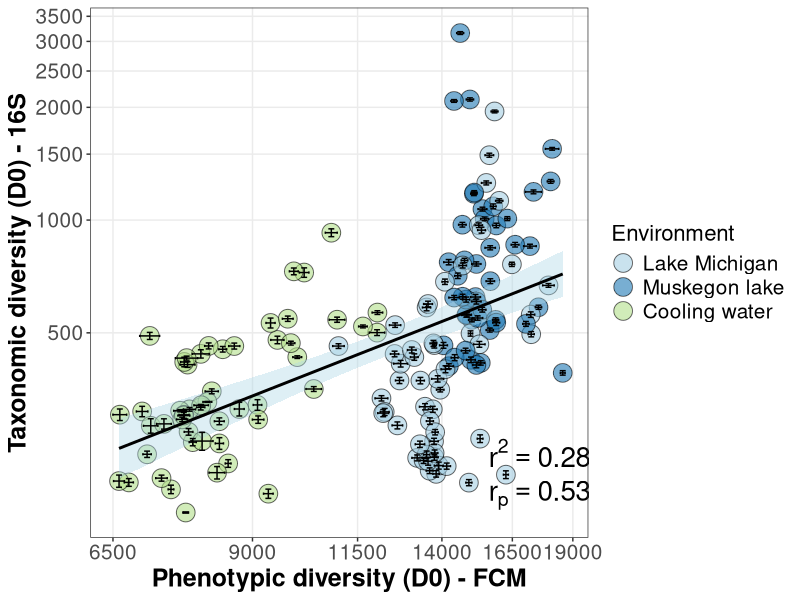
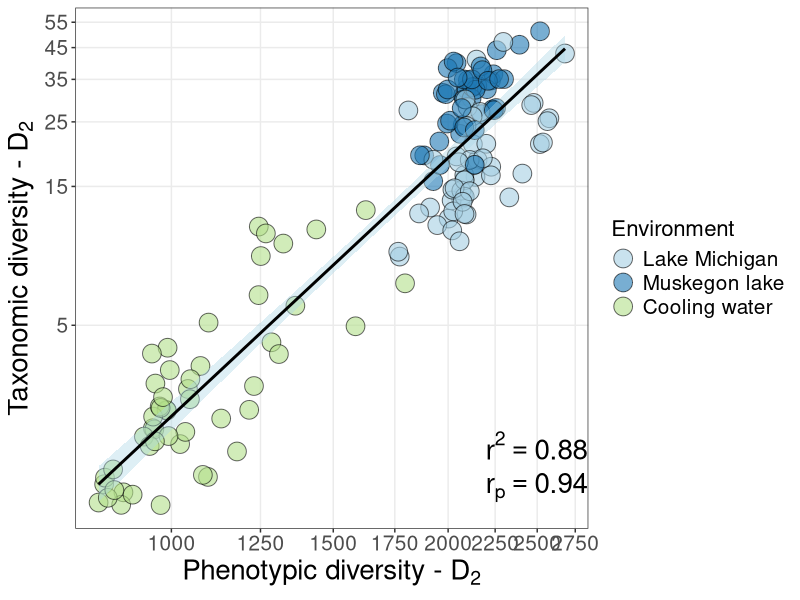
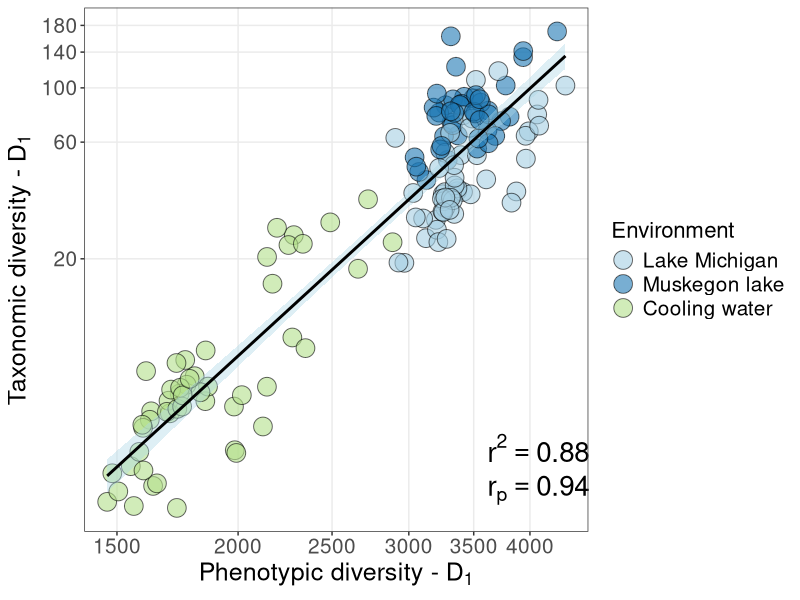
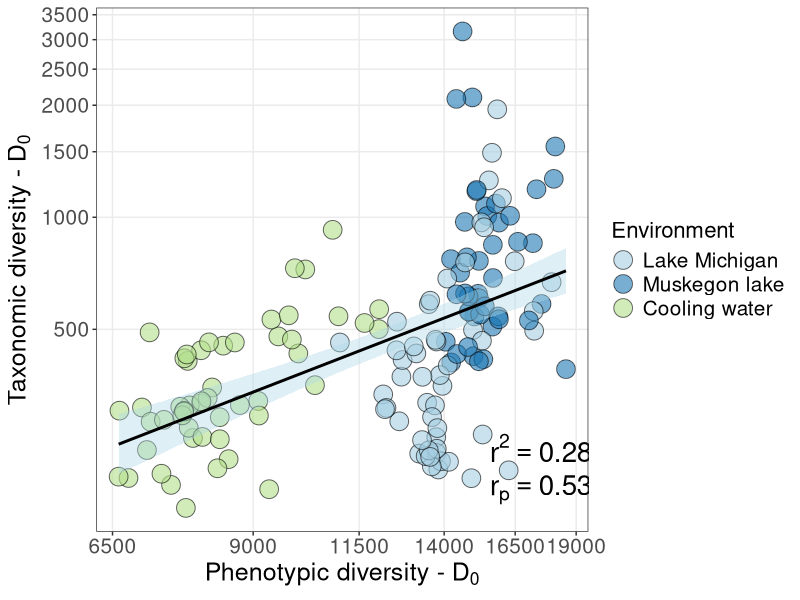
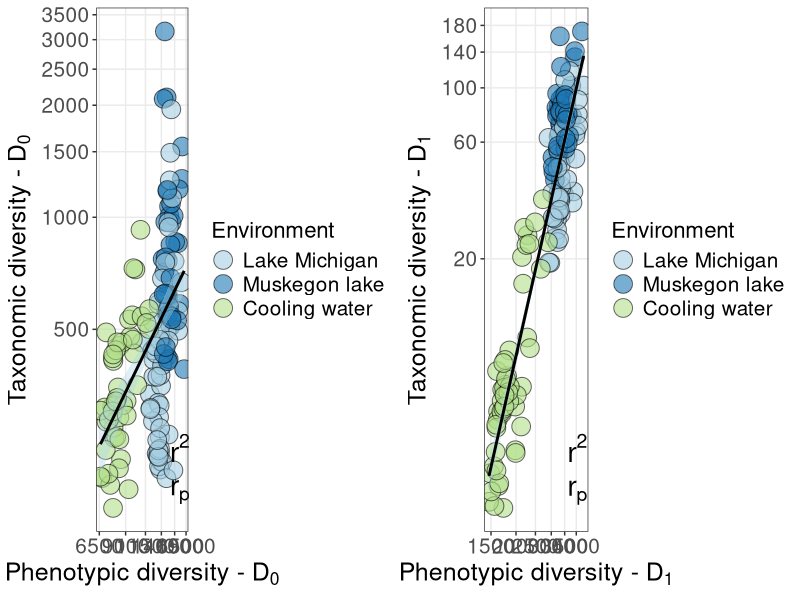

Write R code to recreate these figures, in order. (Note: this script raises an error after producing the figures.)
library("ggplot2")
library("dplyr")
library("plyr")
library("grid")
library("gridExtra")

div.FCM <- read.csv2("fcm.diversity_total.csv")
div.16S <- read.csv2("otu.diversity16S_F.csv")
metadata <- read.csv2("metadata.csv")
metadata <- metadata[metadata$Platform == "Accuri",]
metadata$Sample_fcm <- gsub(metadata$Sample_fcm, pattern="_rep.*", replacement="")
metadata <- do.call(rbind,by(metadata, INDICES = factor(metadata$Sample_fcm), 
                        FUN = unique))

### Calculate means + errors for FCM data
groupLevels <- factor(gsub(div.FCM$Sample_names, pattern="_rep.*", replacement="", fixed=FALSE))
means <- do.call(rbind,by(div.FCM[,c(3:5,9:11)], INDICES = groupLevels, 
                          FUN = colMeans))
errors1 <- do.call(rbind,by(div.FCM[,6:8], INDICES = groupLevels, 
                           FUN = function(x) sqrt(colSums(x^2))/ncol(x)))
errors2 <- do.call(rbind,by(div.FCM[,9:10], INDICES = groupLevels, 
                            FUN = function(x) apply(x,2,sd)))
colnames(errors2) <- c("counts.sd", "volume.sd")
div.FCM.merged <- data.frame(sample_fcm = rownames(means), cbind(means[,1:3], errors1, means[,4:6], errors2))
### Rename colnames
colnames(div.FCM.merged)[1:7] <- c("Sample_fcm","D0.fcm","D1.fcm","D2.fcm","sd.D0.fcm","sd.D1.fcm","sd.D2.fcm")

### Replace .renamed for MI13 data
div.16S$Sample <- gsub(div.16S$Sample, pattern=".renamed",replacement="",fixed=TRUE)

### Replace "-" from div.16S
div.16S$Sample <- gsub(div.16S$Sample, pattern="-", replacement="")

### Remove RNA samples
div.16S <- div.16S[sapply(as.character(div.16S$Sample), function(x) substr(x, nchar(x), nchar(x))) != "R",]

### Replace "D" of DNA samples by ""

### Merge data
data.16s <- inner_join(div.16S, metadata, by=c("Sample"="Sample_16S"))

### Join all data in one dataframe 
data.16s$Sample_fcm <- gsub(data.16s$Sample_fcm, pattern="_rep.*", replacement="")
data.total <- inner_join(div.FCM.merged, data.16s, by="Sample_fcm")
  
### Select samples with > 10000 counts
# data.total <- data.total[data.total$counts>10000,]

### remove outlier
# data.total <- data.total[data.total$D1.y>10,]

### Add data from previous publication (cooling water)
div.ref <- read.csv2("div.ref.merged.csv")

data.total.final <- rbind.fill(data.total, div.ref[, c(2,4:9)])
data.total.final[(nrow(data.total)+1):nrow(data.total.final), 14:23] <- div.ref[, c(10:19)]
data.total.final$Lake <- as.character(data.total.final$Lake)
data.total.final$Lake[is.na(data.total.final$Lake)] <- "Cooling water"
data.total.final$Lake <- factor(data.total.final$Lake, levels=c("Michigan","Muskegon","Cooling water"))
data.total.final$Lake <- revalue(data.total.final$Lake, c("Michigan"="Lake Michigan", "Muskegon"="Muskegon lake"))

### Get R squared
lm.F <- lm(log2(D2)~log2(D2.fcm), data=data.total.final)
summary(lm.F)$r.squared

### Prepare to plot r squared / pearson's correlation
my_grob = grobTree(textGrob(bquote(r^2 == .(round(summary(lm.F)$r.squared, 2))), x=0.8,  y=0.16, hjust=0,
                            gp=gpar(col="black", fontsize=20, fontface="italic")))
my_grob2 = grobTree(textGrob(bquote(r[p] == .(round(cor(y=log2(data.total.final$D2), x=log2(data.total.final$D2.fcm)), 2))), x=0.8,  y=0.08, hjust=0,
                            gp=gpar(col="black", fontsize=20, fontface="italic")))

### Plot D2
png("alpha-div_D2_FREE_log.png",width=7*1.65,height=5*1.5,res=500,units="in")
p5 <- ggplot(data=data.total.final,aes(x=D2.fcm,y=D2, fill=Lake))+ scale_fill_brewer(palette="Paired") +geom_point(shape=21,size=6,alpha=0.6,aes(fill=Lake))+
  theme_bw()+labs(y=expression('Taxonomic diversity - D'[2]),x=expression('Phenotypic diversity - D'[2]), fill="Environment")+
  theme(axis.text=element_text(size=15),axis.title=element_text(size=20,face="bold"),legend.text=element_text(size=15),legend.title=element_text(size=16),strip.text.x = element_text(size = 22))+
  scale_y_continuous(trans='log2', breaks = seq(5,60, 10),minor_breaks =NULL) +
  scale_x_continuous(trans='log2', breaks = seq(1000,4250,250),minor_breaks =NULL) +
  geom_smooth(method="lm",color="black",fill="lightblue",formula=y~x)+
  annotation_custom(my_grob)+
  annotation_custom(my_grob2)
print(p5)
dev.off()

### Get R squared
lm.F <- lm(log2(D1)~log2(D1.fcm), data=data.total.final)
summary(lm.F)$r.squared


### Prepare to plot r squared / pearson's correlation
my_grob = grobTree(textGrob(bquote(r^2 == .(round(summary(lm.F)$r.squared, 2))), x=0.8,  y=0.16, hjust=0,
                            gp=gpar(col="black", fontsize=20, fontface="italic")))
my_grob2 = grobTree(textGrob(bquote(r[p] == .(round(cor(y=log2(data.total.final$D1), x=log2(data.total.final$D1.fcm)), 2))), x=0.8,  y=0.08, hjust=0,
                             gp=gpar(col="black", fontsize=20, fontface="italic")))

### Plot D1
png("alpha-div_D1_FREE_log.png",width=7*1.65,height=5*1.5,res=500,units="in")
p6 <- ggplot(data=data.total.final,aes(x=D1.fcm,y=D1, fill=Lake))+ scale_fill_brewer(palette="Paired") +geom_point(shape=21,size=6,alpha=0.6,aes(fill=Lake))+
  theme_bw()+labs(y=expression('Taxonomic diversity - D'[1]),x=expression('Phenotypic diversity - D'[1]), fill="Environment")+
  theme(axis.text=element_text(size=15),axis.title=element_text(size=18,face="bold"),legend.text=element_text(size=15),legend.title=element_text(size=16),strip.text.x = element_text(size = 22))+
  scale_y_continuous(trans='log2', breaks = seq(20,200, 40),minor_breaks =NULL) +
  scale_x_continuous(trans='log2', breaks = seq(1500,4250,500),minor_breaks =NULL) +
  geom_smooth(method="lm",color="black",fill="lightblue",formula=y~x)+
  annotation_custom(my_grob)+
  annotation_custom(my_grob2)
print(p6)
dev.off()

### Get R squared
lm.F <- lm(log2(D0)~log2(D0.fcm), data=data.total.final)
summary(lm.F)$r.squared

### Prepare to plot r squared / pearson's correlation
my_grob = grobTree(textGrob(bquote(r^2 == .(round(summary(lm.F)$r.squared, 2))), x=0.8,  y=0.16, hjust=0,
                            gp=gpar(col="black", fontsize=20, fontface="italic")))
my_grob2 = grobTree(textGrob(bquote(r[p] == .(round(cor(y=log2(data.total.final$D0), x=log2(data.total.final$D0.fcm)), 2))), x=0.8,  y=0.08, hjust=0,
                             gp=gpar(col="black", fontsize=20, fontface="italic")))

### Plot D0
png("alpha-div_D0_FREE_log.png",width=7*1.65,height=5*1.5,res=500,units="in")
p7 <- ggplot(data=data.total.final,aes(x=D0.fcm,y=D0,fill=Lake))+ scale_fill_brewer(palette="Paired") +geom_point(shape=21,size=6,alpha=0.6,aes(fill=Lake))+
  theme_bw()+labs(y=expression('Taxonomic diversity - D'[0]),x=expression('Phenotypic diversity - D'[0]), fill="Environment")+
  theme(axis.text=element_text(size=15),axis.title=element_text(size=18,face="bold"),legend.text=element_text(size=15),legend.title=element_text(size=16),strip.text.x = element_text(size = 22))+
  scale_y_continuous(trans='log2', breaks = seq(0,4000, 500),minor_breaks =NULL) +
  scale_x_continuous(trans='log2', breaks = seq(1500,20000,2500),minor_breaks =NULL) +
  geom_smooth(method="lm",color="black",fill="lightblue",formula=y~x)+
  annotation_custom(my_grob)+
  annotation_custom(my_grob2)
print(p7)
dev.off()

### All together
png("alpha-div_log_D1D2_together.png",width=1.6*7*1.65,height=5*1.5,res=500,units="in")
grid.arrange(p7,p6, ncol=2)
dev.off()

##################################################################################################
### The same figures but with error bars
##################################################################################################
### Get R squared

lm.F <- lm(log2(D0)~log2(D0.fcm), data=data.total.final)
summary(lm.F)$r.squared

### Prepare to plot r squared / pearson's correlation
my_grob = grobTree(textGrob(bquote(r^2 == .(round(summary(lm.F)$r.squared, 2))), x=0.8,  y=0.16, hjust=0,
                            gp=gpar(col="black", fontsize=20, fontface="italic")))
my_grob2 = grobTree(textGrob(bquote(r[p] == .(round(cor(y=log2(data.total.final$D0), x=log2(data.total.final$D0.fcm)), 2))), x=0.8,  y=0.08, hjust=0,
                             gp=gpar(col="black", fontsize=20, fontface="italic")))

p8 <- ggplot(data=data.total.final,aes(x=D0.fcm,y=D0,fill=Lake))+ scale_fill_brewer(palette="Paired") +geom_point(shape=21,size=6,alpha=0.6,aes(fill=Lake))+
  theme_bw()+labs(y="Taxonomic diversity (D0) - 16S",x="Phenotypic diversity (D0) - FCM", fill="Environment")+
  theme(axis.text=element_text(size=15),axis.title=element_text(size=18,face="bold"),legend.text=element_text(size=15),legend.title=element_text(size=16),strip.text.x = element_text(size = 22))+
  scale_y_continuous(trans='log2', breaks = seq(0,4000, 500),minor_breaks =NULL) +
  scale_x_continuous(trans='log2', breaks = seq(1500,20000,2500),minor_breaks =NULL) +
  geom_smooth(method="lm",color="black",fill="lightblue",formula=y~x)+
  annotation_custom(my_grob)+
  annotation_custom(my_grob2)+
  geom_errorbar(aes(ymin = D0 - sd.D0, ymax = D0 + 
                               sd.D0), width = 0.02, color="black")+
  geom_errorbarh(aes(xmin = D0.fcm - sd.D0.fcm, xmax = D0.fcm + 
                       sd.D0.fcm), height = 0.02, color="black")
print(p8)


## Get R squared
lm.F <- lm(log2(D1)~log2(D1.fcm), data=data.total.final)
summary(lm.F)$r.squared


### Prepare to plot r squared / pearson's correlation
my_grob = grobTree(textGrob(bquote(r^2 == .(round(summary(lm.F)$r.squared, 2))), x=0.8,  y=0.16, hjust=0,
                            gp=gpar(col="black", fontsize=20, fontface="italic")))
my_grob2 = grobTree(textGrob(bquote(r[p] == .(round(cor(y=log2(data.total.final$D1), x=log2(data.total.final$D1.fcm)), 2))), x=0.8,  y=0.08, hjust=0,
                             gp=gpar(col="black", fontsize=20, fontface="italic")))


p6 <- ggplot(data=data.total.final,aes(x=D1.fcm,y=D1, fill=Lake))+ scale_fill_brewer(palette="Paired") +geom_point(shape=21,size=6,alpha=0.6,aes(fill=Lake))+
  theme_bw()+labs(y="Taxonomic diversity (D1) - 16S",x="Phenotypic diversity (D1) - FCM", fill="Environment")+
  theme(axis.text=element_text(size=15),axis.title=element_text(size=18,face="bold"),legend.text=element_text(size=15),legend.title=element_text(size=16),strip.text.x = element_text(size = 22))+
  scale_y_continuous(trans='log2', breaks = seq(20,200, 40),minor_breaks =NULL) +
  scale_x_continuous(trans='log2', breaks = seq(1500,4250,500),minor_breaks =NULL) +
  geom_smooth(method="lm",color="black",fill="lightblue",formula=y~x)+
  annotation_custom(my_grob)+
  annotation_custom(my_grob2)+
  geom_errorbar(aes(ymin = D2 - sd.D2, ymax = D2 + 
                    sd.D2), width = 0.02, color="black")+
  geom_errorbarh(aes(xmin = D2.fcm - sd.D2.fcm, xmax = D2.fcm + 
                       sd.D2.fcm), height = 0.02, color="black")
print(p9)

### Get R squared
lm.F <- lm(log2(D2)~log2(D2.fcm), data=data.total.final)
summary(lm.F)$r.squared

### Prepare to plot r squared / pearson's correlation
my_grob = grobTree(textGrob(bquote(r^2 == .(round(summary(lm.F)$r.squared, 2))), x=0.8,  y=0.16, hjust=0,
                            gp=gpar(col="black", fontsize=20, fontface="italic")))
my_grob2 = grobTree(textGrob(bquote(r[p] == .(round(cor(y=log2(data.total.final$D2), x=log2(data.total.final$D2.fcm)), 2))), x=0.8,  y=0.08, hjust=0,
                             gp=gpar(col="black", fontsize=20, fontface="italic")))

p10 <- ggplot(data=data.total.final,aes(x=D2.fcm,y=D2, fill=Lake))+ scale_fill_brewer(palette="Paired") +geom_point(shape=21,size=6,alpha=0.6,aes(fill=Lake))+
  theme_bw()+labs(y="Taxonomic diversity (D2) - 16S",x="Phenotypic diversity (D2) - FCM", fill="Environment")+
  theme(axis.text=element_text(size=15),axis.title=element_text(size=18,face="bold"),legend.text=element_text(size=15),legend.title=element_text(size=16),strip.text.x = element_text(size = 22))+
  scale_y_continuous(trans='log2', breaks = seq(5,60, 10),minor_breaks =NULL) +
  scale_x_continuous(trans='log2', breaks = seq(1000,4250,250),minor_breaks =NULL) +
  geom_smooth(method="lm",color="black",fill="lightblue",formula=y~x)+
  annotation_custom(my_grob)+
  annotation_custom(my_grob2)+
  geom_errorbar(aes(ymin = D2 - sd.D2, ymax = D2 + 
                      sd.D2), width = 0.02, color="black")+
  geom_errorbarh(aes(xmin = D2.fcm - sd.D2.fcm, xmax = D2.fcm + 
                       sd.D2.fcm), height = 0.02, color="black")
print(p10)


### All together with error
png("alpha-div_log_all_together_errorbars.png",width=3*7*1.65,height=5*1.5,res=500,units="in")
grid.arrange(p8,p9,p10, ncol=3)
dev.off()
